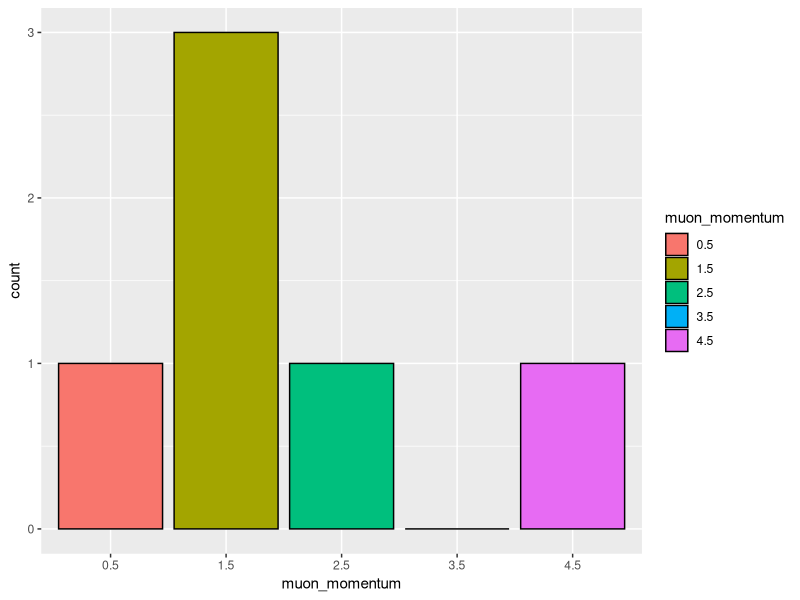
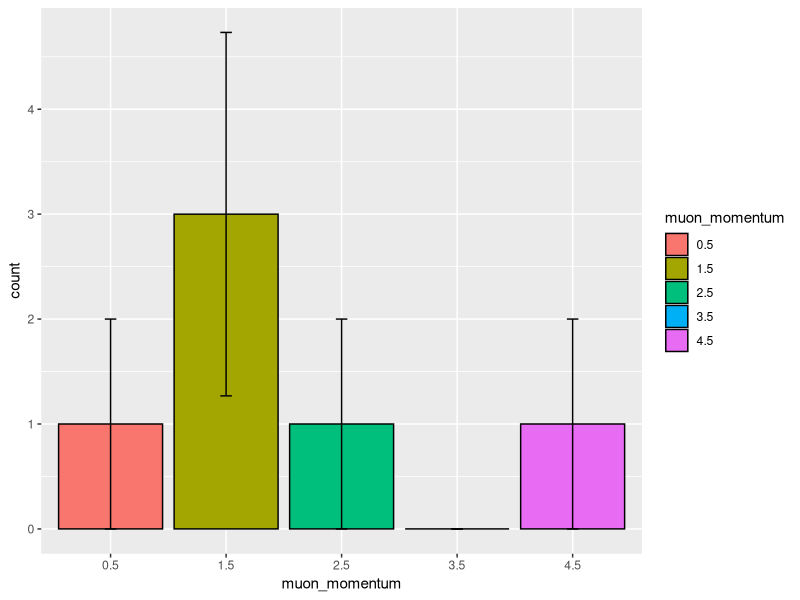

Write the R code that produced these figures, in order.
library("ggplot2")
a = c(1,3,1,0,1)
b = sqrt(a)

mydata <- data.frame(muon_momentum = factor(c(.5, 1.5, 2.5, 3.5, 4.5)), count = a)

ggplot(data=mydata, aes(x=muon_momentum, y=count, fill=muon_momentum))+ geom_bar(colour="black", stat="identity")
ggplot(data=mydata, aes(x=muon_momentum, y=count, fill=muon_momentum))+ geom_bar(colour="black", stat="identity")+ geom_errorbar(aes(ymin=count-b, ymax=count+b), width=.1)